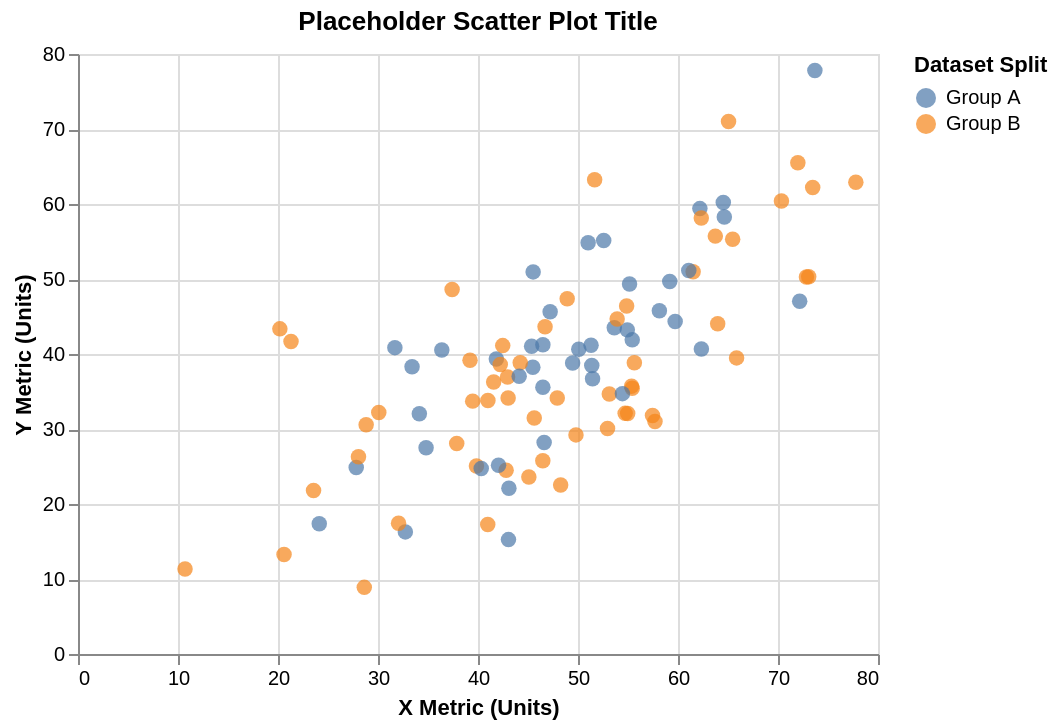

The specification (Vega-Lite) saved for this image:
### Vega-Lite specification from a JSON file in a GitHub repository (floating-point values rounded to 4 significant figures)
{"config": {"view": {"continuousWidth": 300, "continuousHeight": 300}}, "data": {"name": "data-1b91bf02e64fbef36b36e9ff7b5fa7d1"}, "mark": {"type": "circle", "size": 60}, "encoding": {"color": {"field": "Group", "scale": {"scheme": "tableau10"}, "title": "Dataset Split", "type": "nominal"}, "tooltip": [{"field": "X_Axis", "type": "quantitative"}, {"field": "Y_Axis", "type": "quantitative"}, {"field": "Group", "type": "nominal"}], "x": {"field": "X_Axis", "title": "X Metric (Units)", "type": "quantitative"}, "y": {"field": "Y_Axis", "title": "Y Metric (Units)", "type": "quantitative"}}, "height": 300, "title": "Placeholder Scatter Plot Title", "width": 400, "$schema": "https://vega.github.io/schema/vega-lite/v5.20.1.json", "datasets": {"data-1b91bf02e64fbef36b36e9ff7b5fa7d1": [{"X_Axis": 57.45, "Y_Axis": 31.81, "Group": "Group B"}, {"X_Axis": 47.93, "Y_Axis": 34.13, "Group": "Group B"}, {"X_Axis": 59.72, "Y_Axis": 44.35, "Group": "Group A"}, {"X_Axis": 72.85, "Y_Axis": 50.25, "Group": "Group B"}, {"X_Axis": 46.49, "Y_Axis": 35.58, "Group": "Group A"}, {"X_Axis": 46.49, "Y_Axis": 41.23, "Group": "Group A"}, {"X_Axis": 73.69, "Y_Axis": 77.81, "Group": "Group A"}, {"X_Axis": 61.51, "Y_Axis": 50.95, "Group": "Group B"}, {"X_Axis": 42.96, "Y_Axis": 36.94, "Group": "Group B"}, {"X_Axis": 58.14, "Y_Axis": 45.77, "Group": "Group A"}, {"X_Axis": 43.05, "Y_Axis": 15.25, "Group": "Group A"}, {"X_Axis": 43.01, "Y_Axis": 34.15, "Group": "Group B"}, {"X_Axis": 53.63, "Y_Axis": 43.51, "Group": "Group A"}, {"X_Axis": 21.3, "Y_Axis": 41.67, "Group": "Group B"}, {"X_Axis": 24.13, "Y_Axis": 17.38, "Group": "Group A"}, {"X_Axis": 41.57, "Y_Axis": 36.27, "Group": "Group B"}, {"X_Axis": 34.81, "Y_Axis": 27.5, "Group": "Group A"}, {"X_Axis": 54.71, "Y_Axis": 32.08, "Group": "Group B"}, {"X_Axis": 36.38, "Y_Axis": 40.53, "Group": "Group A"}, {"X_Axis": 28.82, "Y_Axis": 30.57, "Group": "Group B"}, {"X_Axis": 71.98, "Y_Axis": 65.5, "Group": "Group B"}, {"X_Axis": 46.61, "Y_Axis": 28.2, "Group": "Group A"}, {"X_Axis": 51.01, "Y_Axis": 54.84, "Group": "Group A"}, {"X_Axis": 28.63, "Y_Axis": 8.885, "Group": "Group B"}, {"X_Axis": 41.83, "Y_Axis": 39.34, "Group": "Group A"}, {"X_Axis": 51.66, "Y_Axis": 63.24, "Group": "Group B"}, {"X_Axis": 32.74, "Y_Axis": 16.28, "Group": "Group A"}, {"X_Axis": 55.64, "Y_Axis": 38.85, "Group": "Group B"}, {"X_Axis": 40.99, "Y_Axis": 33.79, "Group": "Group B"}, {"X_Axis": 45.62, "Y_Axis": 31.46, "Group": "Group B"}, {"X_Axis": 40.97, "Y_Axis": 17.27, "Group": "Group B"}, {"X_Axis": 77.78, "Y_Axis": 62.91, "Group": "Group B"}, {"X_Axis": 49.8, "Y_Axis": 29.21, "Group": "Group B"}, {"X_Axis": 34.13, "Y_Axis": 32.04, "Group": "Group A"}, {"X_Axis": 62.34, "Y_Axis": 40.68, "Group": "Group A"}, {"X_Axis": 31.69, "Y_Axis": 40.85, "Group": "Group A"}, {"X_Axis": 53.13, "Y_Axis": 34.67, "Group": "Group B"}, {"X_Axis": 20.6, "Y_Axis": 13.26, "Group": "Group B"}, {"X_Axis": 30.08, "Y_Axis": 32.2, "Group": "Group B"}, {"X_Axis": 52.95, "Y_Axis": 30.05, "Group": "Group B"}, {"X_Axis": 61.08, "Y_Axis": 51.14, "Group": "Group A"}, {"X_Axis": 52.57, "Y_Axis": 55.13, "Group": "Group A"}, {"X_Axis": 48.27, "Y_Axis": 22.54, "Group": "Group B"}, {"X_Axis": 45.48, "Y_Axis": 38.23, "Group": "Group A"}, {"X_Axis": 27.82, "Y_Axis": 24.86, "Group": "Group A"}, {"X_Axis": 39.2, "Y_Axis": 39.18, "Group": "Group B"}, {"X_Axis": 43.09, "Y_Axis": 22.1, "Group": "Group A"}, {"X_Axis": 65.86, "Y_Axis": 39.48, "Group": "Group B"}, {"X_Axis": 55.15, "Y_Axis": 49.34, "Group": "Group A"}, {"X_Axis": 23.55, "Y_Axis": 21.81, "Group": "Group B"}, {"X_Axis": 54.86, "Y_Axis": 46.39, "Group": "Group B"}, {"X_Axis": 44.22, "Y_Axis": 38.84, "Group": "Group B"}, {"X_Axis": 39.85, "Y_Axis": 25.08, "Group": "Group B"}, {"X_Axis": 59.18, "Y_Axis": 49.66, "Group": "Group A"}, {"X_Axis": 65.46, "Y_Axis": 55.3, "Group": "Group B"}, {"X_Axis": 63.97, "Y_Axis": 44.03, "Group": "Group B"}, {"X_Axis": 37.41, "Y_Axis": 48.59, "Group": "Group B"}, {"X_Axis": 45.36, "Y_Axis": 41.03, "Group": "Group A"}, {"X_Axis": 54.97, "Y_Axis": 32.06, "Group": "Group B"}, {"X_Axis": 64.63, "Y_Axis": 58.27, "Group": "Group A"}, {"X_Axis": 42.81, "Y_Axis": 24.5, "Group": "Group B"}, {"X_Axis": 47.22, "Y_Axis": 45.64, "Group": "Group A"}, {"X_Axis": 33.4, "Y_Axis": 38.31, "Group": "Group A"}, {"X_Axis": 32.06, "Y_Axis": 17.44, "Group": "Group B"}, {"X_Axis": 62.19, "Y_Axis": 59.38, "Group": "Group A"}, {"X_Axis": 70.34, "Y_Axis": 60.4, "Group": "Group B"}, {"X_Axis": 48.92, "Y_Axis": 47.36, "Group": "Group B"}, {"X_Axis": 65.05, "Y_Axis": 71.01, "Group": "Group B"}, {"X_Axis": 55.42, "Y_Axis": 41.89, "Group": "Group A"}, {"X_Axis": 40.32, "Y_Axis": 24.72, "Group": "Group A"}, {"X_Axis": 55.42, "Y_Axis": 35.44, "Group": "Group B"}, {"X_Axis": 73.07, "Y_Axis": 50.3, "Group": "Group B"}, {"X_Axis": 49.46, "Y_Axis": 38.8, "Group": "Group A"}, {"X_Axis": 73.47, "Y_Axis": 62.19, "Group": "Group B"}, {"X_Axis": 10.7, "Y_Axis": 11.33, "Group": "Group B"}, {"X_Axis": 62.33, "Y_Axis": 58.13, "Group": "Group B"}, {"X_Axis": 51.31, "Y_Axis": 41.17, "Group": "Group A"}, {"X_Axis": 45.51, "Y_Axis": 50.95, "Group": "Group A"}, {"X_Axis": 51.38, "Y_Axis": 38.45, "Group": "Group A"}, {"X_Axis": 20.19, "Y_Axis": 43.35, "Group": "Group B"}, {"X_Axis": 46.7, "Y_Axis": 43.62, "Group": "Group B"}, {"X_Axis": 55.36, "Y_Axis": 35.71, "Group": "Group B"}, {"X_Axis": 72.17, "Y_Axis": 47.03, "Group": "Group A"}, {"X_Axis": 42.23, "Y_Axis": 38.61, "Group": "Group B"}, {"X_Axis": 37.87, "Y_Axis": 28.06, "Group": "Group B"}, {"X_Axis": 42.47, "Y_Axis": 41.12, "Group": "Group B"}, {"X_Axis": 63.73, "Y_Axis": 55.72, "Group": "Group B"}, {"X_Axis": 54.93, "Y_Axis": 43.22, "Group": "Group A"}, {"X_Axis": 42.05, "Y_Axis": 25.17, "Group": "Group A"}, {"X_Axis": 57.7, "Y_Axis": 31.01, "Group": "Group B"}, {"X_Axis": 51.46, "Y_Axis": 36.7, "Group": "Group A"}, {"X_Axis": 64.53, "Y_Axis": 60.19, "Group": "Group A"}, {"X_Axis": 39.47, "Y_Axis": 33.72, "Group": "Group B"}, {"X_Axis": 45.09, "Y_Axis": 23.61, "Group": "Group B"}, {"X_Axis": 44.12, "Y_Axis": 37.03, "Group": "Group A"}, {"X_Axis": 28.05, "Y_Axis": 26.29, "Group": "Group B"}, {"X_Axis": 54.44, "Y_Axis": 34.71, "Group": "Group A"}, {"X_Axis": 53.92, "Y_Axis": 44.67, "Group": "Group B"}, {"X_Axis": 50.08, "Y_Axis": 40.64, "Group": "Group A"}, {"X_Axis": 46.48, "Y_Axis": 25.76, "Group": "Group B"}]}}
